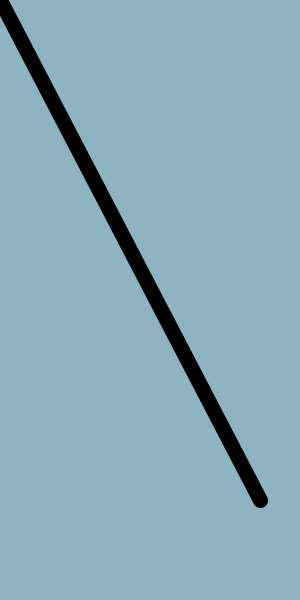
Frame 1 (no input)
Frame 60 (the mouse pressed at the canvas centre just before this capture): identical to frame 1, image omitted
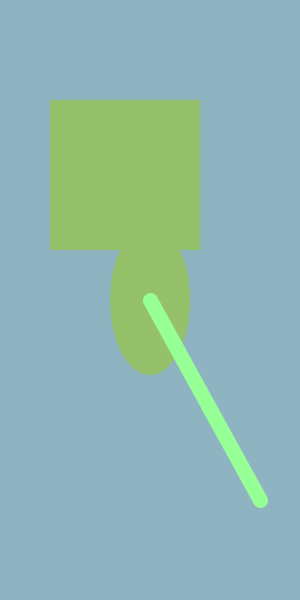
Frame 120 (the mouse held since frame 60 and released just before this capture)

The Processing sketch that drew these frames (run headless with seeded random() and noise(); from frame 60 on, the mouse is pressed at the canvas centre):

// Processing sketch: processing_89994
// ── processing_89994.pde

int RED = 142;
int GREEN = 179;
int BLUE = 193;
int ellipseSize = 80;//declares variable


void setup(){
  size(300, 600);
  background(RED, GREEN, BLUE);
}

void draw(){
  background(RED,GREEN,BLUE);//resets background
  println(mouseX + " " + mouseY);//shows coordinates in bottom panel
  fill(mouseX,BLUE,mouseY-BLUE);
  noStroke();
  rect(50,100, mouseX,mouseX);
  ellipse(mouseX,mouseY, ellipseSize,mouseX);
  
  strokeWeight(15);
  stroke(mouseX,mouseY,mouseY-mouseX);
  line(mouseX,mouseY,260,500);
  
}
